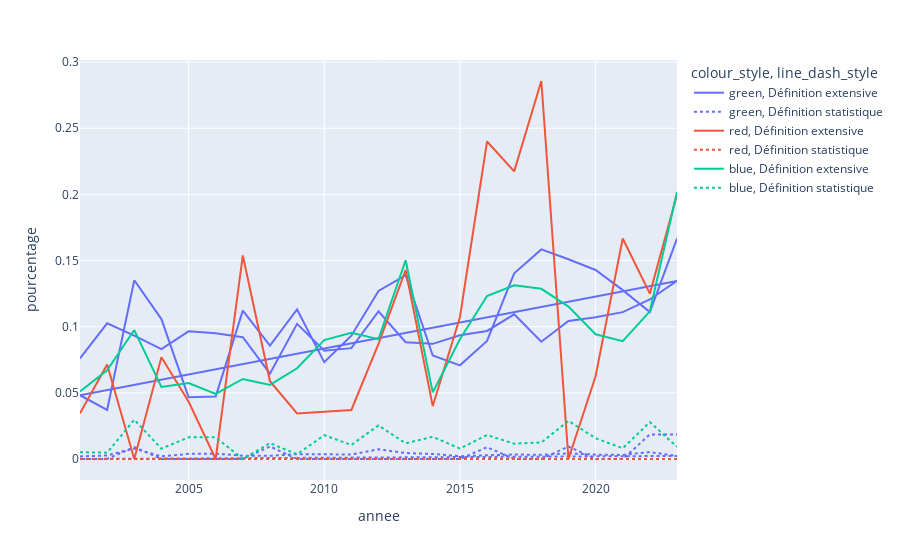

The notebook cell this image was saved under:
### Markdown cell above
# The plot

### Code cell
fig.show()

### Figure 1 — Plotly figure (JSON) as saved in the notebook; plotly's stock layout.template omitted (floating-point values rounded to 4 significant figures)
{"data": [{"hovertemplate": "colour_style=green<br>line_dash_style=Définition extensive<br>annee=%{x}<br>pourcentage=%{y}<extra></extra>", "legendgroup": "green, Définition extensive", "line": {"color": "#636efa", "dash": "solid"}, "marker": {"symbol": "circle"}, "mode": "lines", "name": "green, Définition extensive", "orientation": "v", "showlegend": true, "type": "scatter", "x": [2001, 2002, 2003, 2004, 2005, 2006, 2007, 2008, 2009, 2010, 2011, 2012, 2013, 2014, 2015, 2016, 2017, 2018, 2019, 2020, 2021, 2022, 2023, 2001, 2002, 2003, 2004, 2005, 2006, 2007, 2008, 2009, 2010, 2011, 2012, 2013, 2014, 2015, 2016, 2017, 2018, 2019, 2020, 2021, 2022, 2023], "xaxis": "x", "y": [0.07601, 0.1025, 0.09319, 0.08312, 0.0965, 0.09513, 0.09206, 0.0645, 0.1021, 0.08185, 0.08379, 0.1116, 0.08828, 0.08703, 0.09347, 0.09677, 0.1093, 0.0886, 0.1044, 0.1072, 0.111, 0.1206, 0.1346, 0.04819, 0.03704, 0.1351, 0.1058, 0.04673, 0.04717, 0.1121, 0.08571, 0.113, 0.07317, 0.09322, 0.127, 0.1389, 0.07826, 0.0708, 0.08929, 0.1404, 0.1584, 0.1509, 0.1429, 0.1277, 0.1111, 0.1667], "yaxis": "y"}, {"hovertemplate": "colour_style=green<br>line_dash_style=Définition statistique<br>annee=%{x}<br>pourcentage=%{y}<extra></extra>", "legendgroup": "green, Définition statistique", "line": {"color": "#636efa", "dash": "dot"}, "marker": {"symbol": "circle"}, "mode": "lines", "name": "green, Définition statistique", "orientation": "v", "showlegend": true, "type": "scatter", "x": [2001, 2002, 2003, 2004, 2005, 2006, 2007, 2008, 2009, 2010, 2011, 2012, 2013, 2014, 2015, 2016, 2017, 2018, 2019, 2020, 2021, 2022, 2023, 2001, 2002, 2003, 2004, 2005, 2006, 2007, 2008, 2009, 2010, 2011, 2012, 2013, 2014, 2015, 2016, 2017, 2018, 2019, 2020, 2021, 2022, 2023], "xaxis": "x", "y": [0.001974, 0.002629, 0.007885, 0.001963, 0.003886, 0.004011, 0.002529, 0.002389, 0.003697, 0.003465, 0.003403, 0.007324, 0.004527, 0.003802, 0.002105, 0.002823, 0.003377, 0.003222, 0.004209, 0.003319, 0.003084, 0.005242, 0.002301, 0, 0, 0.009009, 0, 0, 0, 0, 0.009524, 0, 0, 0, 0, 0, 0, 0, 0.008929, 0, 0, 0.009434, 0, 0, 0.01852, 0.01852], "yaxis": "y"}, {"hovertemplate": "colour_style=red<br>line_dash_style=Définition extensive<br>annee=%{x}<br>pourcentage=%{y}<extra></extra>", "legendgroup": "red, Définition extensive", "line": {"color": "#EF553B", "dash": "solid"}, "marker": {"symbol": "circle"}, "mode": "lines", "name": "red, Définition extensive", "orientation": "v", "showlegend": true, "type": "scatter", "x": [2001, 2002, 2003, 2004, 2005, 2006, 2007, 2008, 2009, 2010, 2011, 2012, 2013, 2014, 2015, 2016, 2017, 2018, 2019, 2020, 2021, 2022, 2023], "xaxis": "x", "y": [0.03448, 0.07143, 0, 0.07692, 0.04348, 0, 0.1538, 0.05882, 0.03448, 0.03571, 0.03704, 0.08696, 0.1429, 0.04, 0.1071, 0.24, 0.2174, 0.2857, 0, 0.0625, 0.1667, 0.125, 0.2], "yaxis": "y"}, {"hovertemplate": "colour_style=red<br>line_dash_style=Définition statistique<br>annee=%{x}<br>pourcentage=%{y}<extra></extra>", "legendgroup": "red, Définition statistique", "line": {"color": "#EF553B", "dash": "dot"}, "marker": {"symbol": "circle"}, "mode": "lines", "name": "red, Définition statistique", "orientation": "v", "showlegend": true, "type": "scatter", "x": [2001, 2002, 2003, 2004, 2005, 2006, 2007, 2008, 2009, 2010, 2011, 2012, 2013, 2014, 2015, 2016, 2017, 2018, 2019, 2020, 2021, 2022, 2023], "xaxis": "x", "y": [0, 0, 0, 0, 0, 0, 0, 0, 0, 0, 0, 0, 0, 0, 0, 0, 0, 0, 0, 0, 0, 0, 0], "yaxis": "y"}, {"hovertemplate": "colour_style=blue<br>line_dash_style=Définition extensive<br>annee=%{x}<br>pourcentage=%{y}<extra></extra>", "legendgroup": "blue, Définition extensive", "line": {"color": "#00cc96", "dash": "solid"}, "marker": {"symbol": "circle"}, "mode": "lines", "name": "blue, Définition extensive", "orientation": "v", "showlegend": true, "type": "scatter", "x": [2001, 2002, 2003, 2004, 2005, 2006, 2007, 2008, 2009, 2010, 2011, 2012, 2013, 2014, 2015, 2016, 2017, 2018, 2019, 2020, 2021, 2022, 2023], "xaxis": "x", "y": [0.05102, 0.06699, 0.09746, 0.05447, 0.05738, 0.04918, 0.06048, 0.056, 0.06859, 0.08993, 0.09541, 0.09058, 0.1502, 0.05034, 0.09055, 0.1232, 0.1313, 0.1286, 0.1152, 0.09424, 0.08907, 0.1116, 0.2018], "yaxis": "y"}, {"hovertemplate": "colour_style=blue<br>line_dash_style=Définition statistique<br>annee=%{x}<br>pourcentage=%{y}<extra></extra>", "legendgroup": "blue, Définition statistique", "line": {"color": "#00cc96", "dash": "dot"}, "marker": {"symbol": "circle"}, "mode": "lines", "name": "blue, Définition statistique", "orientation": "v", "showlegend": true, "type": "scatter", "x": [2001, 2002, 2003, 2004, 2005, 2006, 2007, 2008, 2009, 2010, 2011, 2012, 2013, 2014, 2015, 2016, 2017, 2018, 2019, 2020, 2021, 2022, 2023], "xaxis": "x", "y": [0.005102, 0.004785, 0.02966, 0.007782, 0.01639, 0.01639, 0, 0.012, 0.00361, 0.01799, 0.0106, 0.02536, 0.01186, 0.01678, 0.007874, 0.01812, 0.01158, 0.01245, 0.02881, 0.01571, 0.008097, 0.02791, 0.009174], "yaxis": "y"}], "layout": {"legend": {"title": {"text": "colour_style, line_dash_style"}, "tracegroupgap": 0}, "margin": {"t": 60}, "xaxis": {"anchor": "y", "domain": [0, 1], "title": {"text": "annee"}}, "yaxis": {"anchor": "x", "domain": [0, 1], "title": {"text": "pourcentage"}}}}
